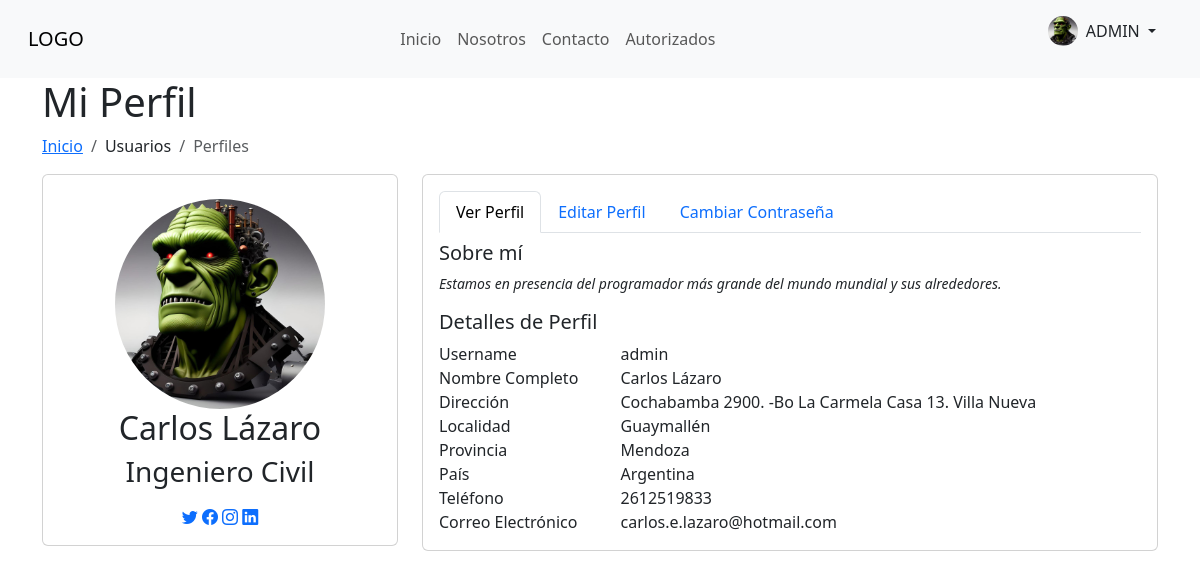
Page /autorizados/perfil/ (signed in) on the committed database.
### user/models.py (models this page shows, shortened)
class User(AbstractUser):
        imagen = models.ImageField( default='perfil_default.png', upload_to='users/' )
        ocupacion = models.CharField( max_length=150, null=True, blank=True )
        direccion = models.CharField( max_length=150, null=True, blank=True )
        localidad = models.CharField( max_length=100, null=True, blank=True )
        provincia = models.CharField( max_length=100, null=True, blank=True )
        pais = models.CharField( max_length=100, null=True, blank=True )
        telefono = models.CharField( max_length=100, null=True, blank=True )
        bio = models.TextField( null=True, blank=True )

### user/views.py (the view, shortened to what this page needs)
# urls.py: path('autorizados/perfil/', PerfilView.as_view(), name='perfil'),
class PerfilView(TemplateView):
    template_name = 'user/perfil.html'
    def get_context_data(self, **kwargs):
        context = super().get_context_data(**kwargs)
        user = self.request.user
        context['user_form'] = UserForm(instance=user)
        return context

### templates/user/perfil.html (shortened to what this page needs)
{% extends 'base.html' %}
{% load crispy_forms_tags %}
{% block content %}
<div class="container pagetitle">
  <h1>Mi Perfil</h1>
  <nav>
    <ol class="breadcrumb">
      <li class="breadcrumb-item"><a href=" {% url 'home' %} ">Inicio</a></li>
      <li class="breadcrumb-item">Usuarios</li>
      <li class="breadcrumb-item active">Perfiles</li>
    </ol>
  </nav>
</div>
<section class="section profile">
  <div class="container">
    <div class="row">
      <div class="col-xl-4">
        <div class="card">
          <div
            class="card-body profile-card pt-4 d-flex flex-column align-items-center"
          >
            <img
              src=" {{ user.imagen.url }} "
              alt="Perfil"
              class="rounded-circle"
              style="width: 210px;"
            />
            <h2> {{ user.first_name }} {{ user.last_name }} </h2>
            <h3> {{ user.ocupacion }} </h3>
            <div class="social-links mt-2">
              <a href="#" class="twitter"><i class="bi bi-twitter"></i></a>
              <a href="#" class="facebook"><i class="bi bi-facebook"></i></a>
              <a href="#" class="instagram"><i class="bi bi-instagram"></i></a>
              <a href="#" class="linkedin"><i class="bi bi-linkedin"></i></a>
            </div>
          </div>
        </div>
      </div>
      <div class="col-xl-8">
        <div class="card">
          <div class="card-body pt-3">
            <ul class="nav nav-tabs nav-tabs-bordered">
              <li class="nav-item">
                <button
                  class="nav-link active"
                  data-bs-toggle="tab"
                  data-bs-target="#profile-overview"
                >
                  Ver Perfil
                </button>
              </li>
              <li class="nav-item">
                <button
                  class="nav-link"
                  data-bs-toggle="tab"
                  data-bs-target="#profile-edit"
                >
                  Editar Perfil
                </button>
              </li>
              <li class="nav-item">
                <button
                  class="nav-link"
                  data-bs-toggle="tab"
                  data-bs-target="#profile-change-password"
                >
                  Cambiar Contraseña
                </button>
              </li>
            </ul>
            <div class="tab-content pt-2">
              <div
                class="tab-pane fade show active profile-overview"
                id="profile-overview"
              >
                <h5 class="card-title">Sobre mí</h5>
                <p class="small fst-italic">
                  {{ user.bio }}
                </p>
                <h5 class="card-title">Detalles de Perfil</h5>
                <div class="row">
                  <div class="col-lg-3 col-md-4 label">Username</div>
                  <div class="col-lg-9 col-md-8">{{ user.username }}</div>
                </div>
                <div class="row">
                  <div class="col-lg-3 col-md-4 label">Nombre Completo</div>
                  <div class="col-lg-9 col-md-8">{{ user.first_name }} {{ user.last_name }}</div>
                </div>
                <div class="row">
                  <div class="col-lg-3 col-md-4 label">Dirección</div>
                  <div class="col-lg-9 col-md-8">
                    {{ user.direccion }}
                  </div>
                </div>
                <div class="row">
                  <div class="col-lg-3 col-md-4 label">Localidad</div>
                  <div class="col-lg-9 col-md-8">{{ user.localidad }}</div>
                </div>
                <div class="row">
                  <div class="col-lg-3 col-md-4 label">Provincia</div>
                  <div class="col-lg-9 col-md-8">{{ user.provincia }}</div>
                </div>
                <div class="row">
                  <div class="col-lg-3 col-md-4 label">País</div>
                  <div class="col-lg-9 col-md-8">
                    {{ user.pais }}
                  </div>
                </div>
                <div class="row">
                  <div class="col-lg-3 col-md-4 label">Teléfono</div>
                  <div class="col-lg-9 col-md-8">{{ user.telefono }}</div>
                </div>
                <div class="row">
                  <div class="col-lg-3 col-md-4 label">Correo Electrónico</div>
                  <div class="col-lg-9 col-md-8">{{ user.email }}</div>
                </div>
              </div>
            </div>
          </div>
        </div>
      </div>
    </div>
  </div>
</section>
{% endblock %}

### templates/base.html (shortened to what this page needs)
<!doctype html>
<html lang="en">
    <head>
        <link
            href="https://cdn.jsdelivr.net/npm/bootstrap@5.3.2/dist/css/bootstrap.min.css"
            rel="stylesheet"
        />
        <link rel="stylesheet" href="https://cdn.jsdelivr.net/npm/bootstrap-icons@1.11.3/font/bootstrap-icons.min.css">
    </head>
    <body>
        <header>
            <nav class="navbar navbar-expand-lg bg-body-tertiary p-3">
                <div class="container-fluid">
                    <div>
                        <a class="navbar-brand" href=" {% url 'home' %} ">LOGO</a>
                    </div>
                    <div class="collapse navbar-collapse justify-content-center" id="navbarNavAltMarkup">
                        <div class="navbar-nav">
                            <a class="nav-link" href=" {% url 'home' %}  ">Inicio</a>
                            <a class="nav-link" href=" {% url 'nosotros' %} ">Nosotros</a>
                            <a class="nav-link" href=" {% url 'contacto' %} ">Contacto</a>
                            {% if user.is_authenticated %}
                            <a class="nav-link" href=" {% url 'autorizados' %} ">Autorizados</a>
                            {% endif %}
                        </div>
                    </div>
                    <div class="d-flex justify-content-end ">
                        {% if user.is_authenticated %}
                        <ul class="nav-item dropdown pe-3">
                            <a class="nav-link nav-profile d-flex align-items-center pe-0" href="#" data-bs-toggle="dropdown">
                              <img src=" {{ user.imagen.url }} " alt=" {{ user.username }} " class="rounded-circle " style="width: 30px;">
                              <span class="d-none d-md-block dropdown-toggle ps-2"> {{ user.username | upper }} </span>
                            </a>
                          </ul>
                        {% else %}
                        <a class="nav-link" href=" {% url 'autorizados' %} ">Iniciar Sesión</a>
                        {% endif %}
                    </div>
                </div>
            </nav>
        </header>
        <main>
            {% block content %}
            {% endblock %}
        </main>
    </body>
</html>

### rows in the picture
User: imagen (picture), username "ADMIN", first_name "Carlos", last_name "Lázaro", ocupacion "Ingeniero Civil", bio "Estamos en presencia del programador más grande del mundo mundial y sus alrededores.", username "admin", direccion "Cochabamba 2900. -Bo La Carmela Casa 13. Villa Nueva", localidad "Guaymallén", provincia "Mendoza", pais "Argentina", telefono "2612519833", email "carlos.e.lazaro@hotmail.com"
